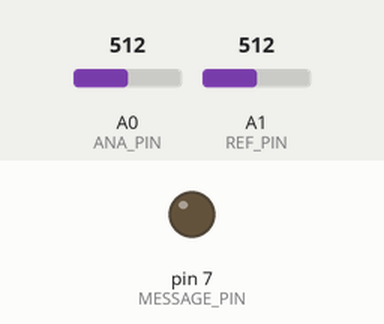
The sketch below on a simulated Arduino Uno, built with avr-gcc and run on an emulated ATmega328P. Parts: output pins drawn as LEDs (lit = HIGH). The test bench sets the inputs (shaded band); at power-on: A0 (ANA_PIN) = 512, A1 (REF_PIN) = 512.

Above: at 1.2 s.
1.3 s: A0 (ANA_PIN) set to 524
At 2.0 s:
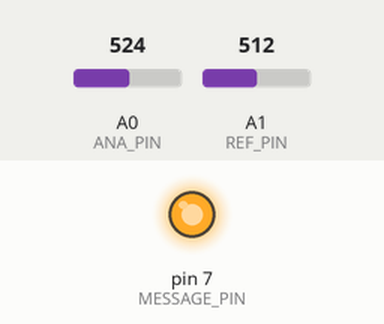
2.8 s: A0 (ANA_PIN) set to 511
At 3.2 s:
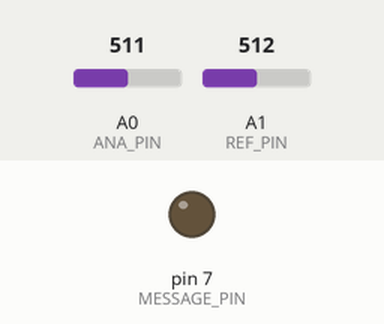
4.3 s: A0 (ANA_PIN) set to 716
At 5.5 s:
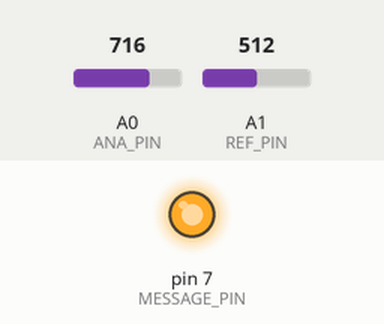
Timing chart, 0 to 7.3 s (numbered marks = the images above; inputs shaded):
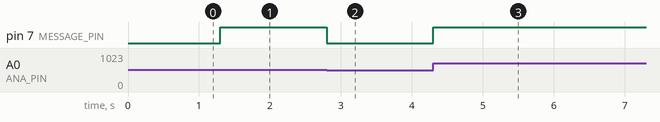

The sketch:

level_shifter.ino
```cpp
#define ANA_PIN A0
#define REF_PIN A1
#define MESSAGE_PIN 7

int ref_signal = 0;
int signal = 0;
byte demod_signal = LOW;

void setup()
{
  pinMode(MESSAGE_PIN, OUTPUT);

  Serial.begin(9600);

}

void loop()
{
  ref_signal = analogRead(REF_PIN);
  signal = analogRead(ANA_PIN);

  demod_signal = signal > ref_signal ? HIGH : LOW;
  /*
  Serial.print("Mod: ");
  Serial.print(signal, DEC);

  Serial.print(", Ref: ");
  Serial.println(ref_signal,DEC);

  Serial.print("\tDemod: ");
  Serial.println(demod_signal,DEC);
  */
  digitalWrite(MESSAGE_PIN, demod_signal);
}
```

Measured:
- the behaviour switches between 512 and 513 on A0 (ANA_PIN) (found by bisection; images 0 and 1)
- after the input at 1.3 s, pin 7 (MESSAGE_PIN): LOW → HIGH at once
- after the input at 2.8 s, pin 7 (MESSAGE_PIN): HIGH → LOW at once
- after the input at 4.3 s, pin 7 (MESSAGE_PIN): LOW → HIGH at once
